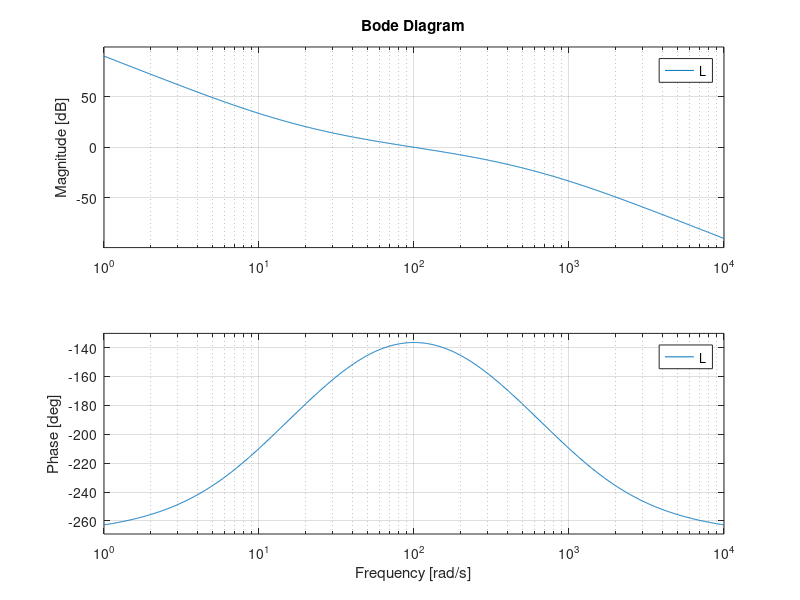
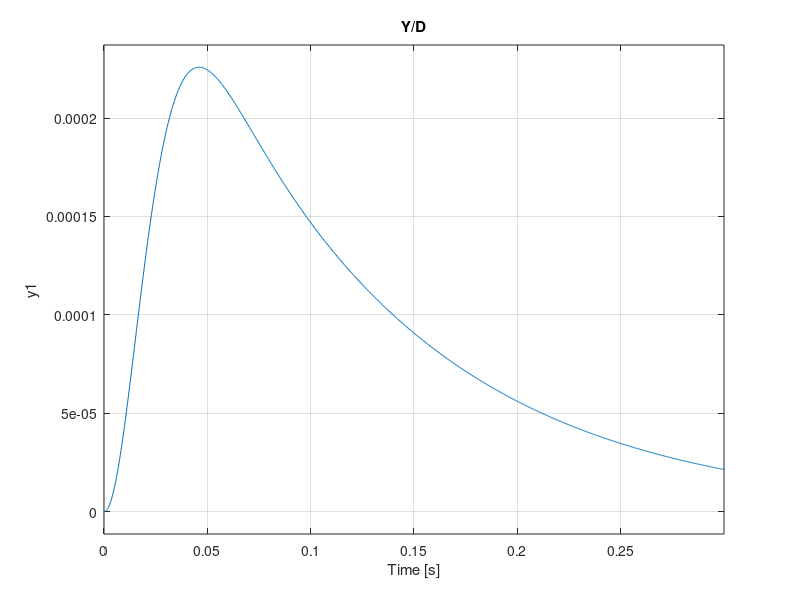
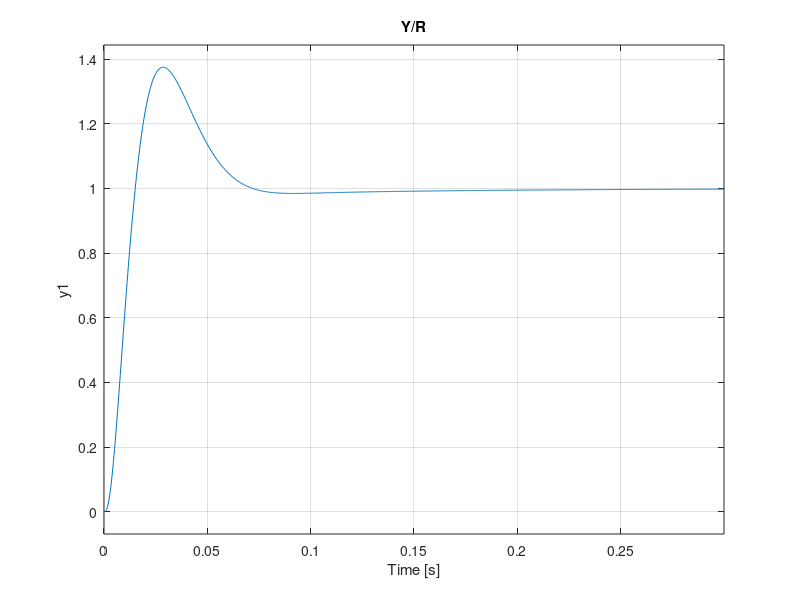

MATLAB code to generate these figures, in order:
%% PID controller design for a free mass
% Author:   Minkyun Noh
% Date:     2021/03/11

clc
clear all
close all
%% Plant 
s = tf('s');
m = 1;
P = 1/(m*s^2);

%% Lead copmpensation

wc = 100;  % target crossover
alpha = 10;
tau = 1/(wc*sqrt(alpha));
Lead = (alpha*tau*s+1)/(tau*s+1);

Kp = 1/abs(squeeze(freqresp(P,wc)))/sqrt(alpha);
C = Kp*Lead;

% Loop return ratio
L = C*P;
figure(1)
    bode(L) 
    grid on
    xlim([1 10^4])

% Closed-loop transfer functions
Gxd = P/(1+L);
Gxr = L/(1+L);
Gur = C/(1+L);

figure(2)
    subplot(121)
    bode(Gxr)
    xlim([1 10^4])
    grid on
    title('R to X')
    subplot(122)
    step(Gxr)
    grid on
    title('R to X')
    xlim([0 0.3])
     
figure(3)
    subplot(121)
    bode(Gxd)
    xlim([1 10^4])
    grid on
    title('D to X')
    subplot(122)
    step(Gxd)
    grid on
    title('D to X')
    xlim([0 0.3])
    
%% PI compensation
wi = wc/10;
PI = 1+wi/s;
C = Kp*PI*Lead;

% Loop transfer function
L = C*P;
figure(1)
    bode(L) 
    grid on
    xlim([1 10^4])

% Closed-loop transfer functions
Gxd = P/(1+L);
Gxr = L/(1+L);

figure(2)
    subplot(121)
    bode(Gxr)
    xlim([1 10^4])
    grid on
    title('R to Y')
    subplot(122)
    step(Gxr)
    grid on
    title('R to Y')
    xlim([0 0.3])
    
figure(3)
    subplot(121)
    bode(Gxd)
    xlim([1 10^4])
    grid on
    title('D to X')
    subplot(122)
    step(Gxd)
    grid on
    title('D to X')
    xlim([0 0.3])


%% Low-pass filter
wf = 10*wc;
LPF = 1/(s/wf+1);
C = Kp*PI*Lead*LPF;

% Loop transfer function
L = C*P;
figure(1)
    bode(L) 
    grid on
    xlim([1 10^4])

% Closed-loop transfer functions
Gxd = P/(1+L);
Gxr = L/(1+L);

figure(2)
    subplot(121)
    bode(Gxd)
    xlim([1 10^4])
    grid on
    title('D to X')
    subplot(122)
    step(Gxd)
    grid on
    title('Y/D')
    xlim([0 0.3])
    
figure(3)
    subplot(121)
    bode(Gxr)
    xlim([1 10^4])
    grid on
    title('R to X')
    subplot(122)
    step(Gxr)
    grid on
    title('Y/R')
    xlim([0 0.3])